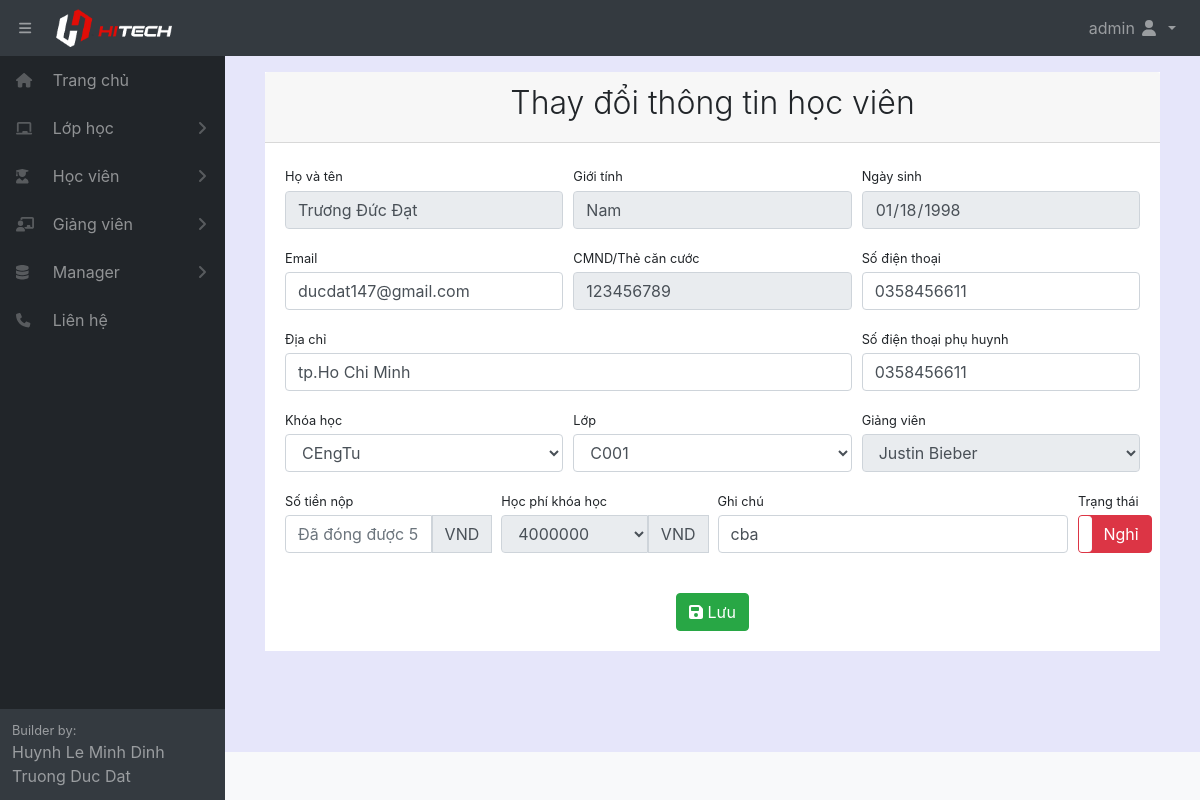
/student/132/ (signed in), run on an earlier commit of the app's database.
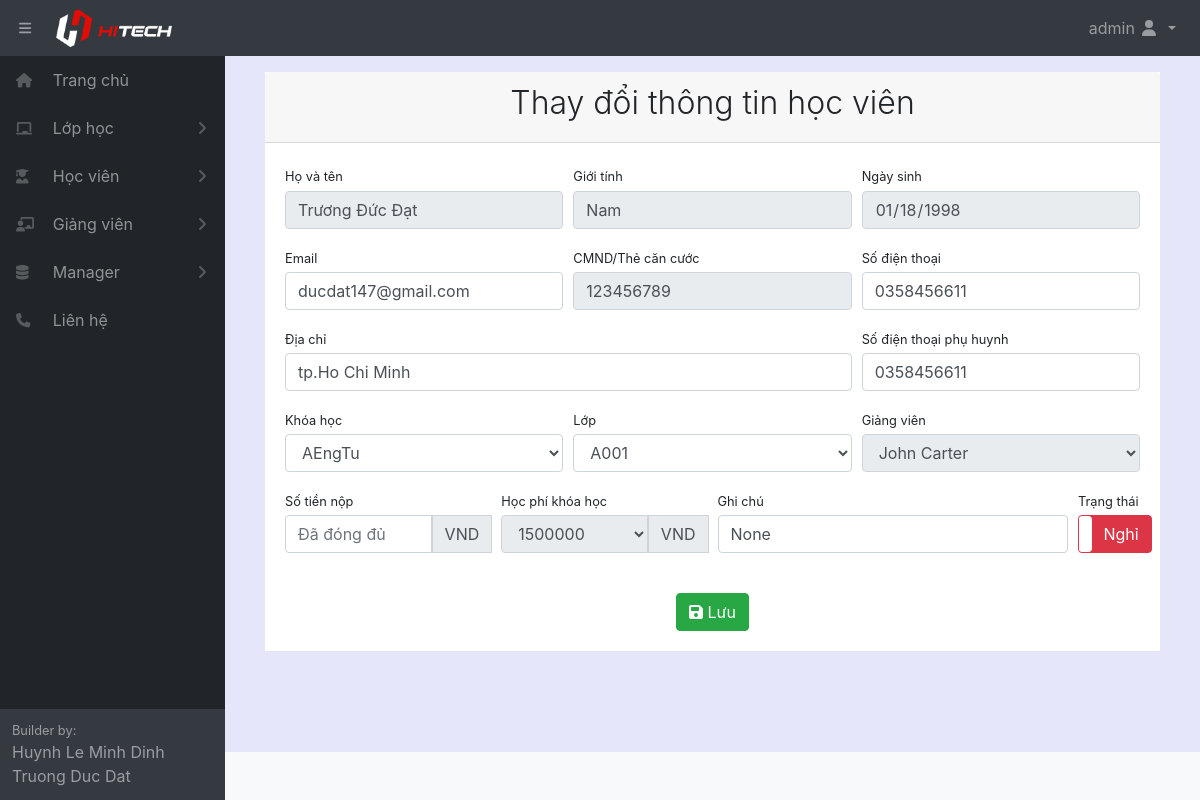
And on a later commit of the database.
### home/models.py (models this page shows, shortened)
class Student(models.Model):
    fullname = models.CharField(max_length=100, verbose_name="Tên học sinh")
    gender = models.ForeignKey(Gender, null= True, on_delete=models.SET_NULL)
    birthday = models.DateField(verbose_name="Ngày sinh")
    identity_card = models.CharField(max_length=100, null = True, blank=True, verbose_name="CMND")
    phonenumber = models.CharField(max_length=100, null = True, blank=True, verbose_name="SDT")
    phonenumber_family = models.CharField(max_length=100, null = True, blank=True, verbose_name="SDT phụ huynh")
    email = models.CharField(max_length=100, null = True, blank=True, verbose_name="Email")
    adress = models.CharField(max_length=300, null = True, blank=True, verbose_name="Địa chỉ")
    classname = models.ForeignKey(Classname, null= True, on_delete=models.SET_NULL)
    fee = models.IntegerField(default=0, verbose_name="Học phí")
    fee_remain = models.IntegerField(default=0, verbose_name="Học phí còn lại")
    create_date = models.DateField(auto_now_add=True, verbose_name="Ngày đăng ký học")
    havedetailschedule = active = models.BooleanField(default=False, verbose_name="Thời khóa biểu cá nhân")
    note = models.CharField(max_length=300, null = True, blank=True, verbose_name="Ghi chú")
    active = models.BooleanField(default=True, verbose_name="Trạng thái")
    class Meta:
        ordering =["fullname"]
        verbose_name_plural = "Học sinh"

class Gender(models.Model):
    name = models.CharField(max_length=5, verbose_name="Giới tính")
    def __str__(self):
        return  self.name
    class Meta:
        ordering =["name"]
        verbose_name_plural = "Giới tính"

### home/decorators.py (the view)
        def wrapper_func(request, *args, **kwargs):
            group = None
            if request.user.groups.exists():
                group = request.user.groups.all()[0].name
            if group in allowed_roles:
                return view_func(request, *args, **kwargs)
            else:
                return redirect('errorrole')

### home/models.py (called while the page is built)
    def __str__(self):
        return  self.fullname

    def __str__(self):
        return  self.fullname

    def __str__(self):
        return  self.fullname

### home/views.py (called while the page is built, shortened)
@login_required(login_url='login')
@allowed_users(allowed_roles=['admin','manager','staff','teacher'])
def detailStudent(request,pk):
    student = Student.objects.get(pk=pk)
    classname = Classname.objects.all()
    unit = Unit.objects.all()
    schedule = Schedule.objects.all()
    feeremain = student.fee_remain
    error=0
    context = {'error':error, 'feeremain':feeremain, 'schedule':schedule, 'student':student, 'classname': classname, 'unit': unit}
    return render(request,'student/detailStudent.html',context)

### home/templates/student/detailStudent.html (shortened to what the changed rows need)
{% extends "pages/base.html" %} {% block title %} Đăng kí học {% endblock title %} {% block content %} {% load static %}
<div class="card-header">
    <h2 class="text-center font-weight-light">Thay đổi thông tin học viên</h2>
</div>
<div class="card-body">
    <form method='POST' action="" id="qrcodeRedirectForm"  name="qrcodeRedirectForm">
        <div class="form-row">
            <div class="col-md-4">
                <div class="form-group">
                    <input class="form-control" disabled id="inputName" type="text" placeholder="Nhập họ và tên"
                        value="{{ student.fullname }}" />
                </div>
            </div>
            <div class="col-md-4">
                <div class="form-group">
                    <input class="form-control" disabled id="inputGender" type="text" value="{{ student.gender }}" />
                </div>
            </div>
            <div class="col-md-4">
                <div class="form-group">
                    <input class="form-control" disabled id="inputBirthDay" type="date"
                        value="{{ student.birthday|date:"Y-m-d" }}" />
                </div>
            </div>
        </div>
        <div class="form-row">
            <div class="col-md-4">
                <div class="form-group">
                    <input class="form-control" name="email" required id="id_email" type="email"
                        value="{{ student.email }}" />
                </div>
            </div>
            <div class="col-md-4">
                <div class="form-group">
                    <input class="form-control" disabled id="inputIdentityCard" type="text"
                        placeholder="Nhập CMND học viên" value="{{ student.identity_card }}" />
                </div>
            </div>
            <div class="col-md-4">
                <div class="form-group">
                    <input class="form-control" name="phonenumber" required id="id_phonenumber" type="text"
                        placeholder="Nhập số điện thoại của học viên" value="{{ student.phonenumber }}" /></div>
            </div>
        </div>
        <div class="form-row">
            <div class="col-md-8">
                <div class="form-group">
                    <input class="form-control" name="adress" required id="id_adress" type="text"
                        placeholder="Nhập địa chỉ của học viên " value="{{ student.adress }}" />
                </div>
            </div>
            <div class="col-md-4">
                <div class="form-group">
                    <input class="form-control" name="phonenumber_family" required id="id_phonenumber_family"
                        type="text" placeholder="Nhập số điện thoại phụ huynh"
                        value="{{ student.phonenumber_family }}" /></div>
            </div>
        </div>
        <div class="form-row">
            <div class="col-md-4">
                <div class="form-group">
                    <select onchange="changeUnitClassname(this.value)" class="form-control" id="id_unit" name="unit">
                        {% for i in classname %}
                        {% if i.pk == student.classname_id%}
                        <option value="{{i.unit_id}}" hidden>{{i.unit}}</option>
                        {% endif %}
                        {% endfor %}
                    </select>
                </div>
            </div>
            <div class="col-md-4">
                <div class="form-group">
                    <select onchange="changeclassname()" required class="form-control" id="id_classname" name="classname">
                        {% for i in classname %}
                        {% if i.active == 0 %}
                        <option value="{{i.pk}}" data-option="{{i.unit_id}}">{{i.fullname}}</option>
                        {% endif %}
                        {% endfor %}
                    </select>
                </div>
            </div>
            <div class="col-md-4">
                <div class="form-group">
                    <select disabled class="form-control" id="id_teacher" required>
                        {% for i in classname %}
                        {% if i.pk == student.classname_id%}
                        <option value="{{i.pk}}" hidden>{{i.teacher}}</option>
                        {% endif %}
                        {% endfor %}
                        {% for i in classname %}
                        {% if i.active == 0 %}
                        <option value="{{i.pk}}" hidden>{{i.teacher}}</option>
                        {% endif %}
                        {% endfor %}
                    </select>
                </div>
            </div>
        </div>
        <div class="form-row">
            <div class="col-md-3">
                <div class="form-group input-group mb-3">
                    {% if feeremain > 0 %}
                    <input class="form-control" required id="id_fee" name="fee" type="text"
                        placeholder="Đã đóng được {{ feeremain }} VND" />
                    {% else %}
                    <input class="form-control" required id="id_fee" name="fee" type="text"
                        placeholder="Đã đóng đủ" />
                    {% endif %}
                    <div class="input-group-prepend">
                        <span class="input-group-text">VND</span>
                    </div>
                </div>
            </div>
            <div class="col-md-3">
                <div class="form-group input-group mb-3">
                    <select class="form-control" disabled id="id_feeremain" required>
                        {% for i in unit %}
                        {% if i.active %}
                        <option value="{{i.pk}}" hidden>{{i.fee}}</option>
                        {% endif %}
                        {% endfor %}
                    </select>
                    <div class="input-group-prepend">
                        <span class="input-group-text">VND</span>
                    </div>
                </div>
            </div>
            <div class="col-md-5">
                <div class="form-group">
                    <input class="form-control" name="note" id="id_note" type="text" placeholder="Ghi chú"
                        value="{{ student.note }}" />
                </div>
            </div>
        </div>
    </form>
</div>
{% endblock content %}

What changed in the data, as far as the page shows it:
changed Student "Trương Đức Đạt": note "cba" → "None"
Also different on the page:
form field unit: "CEngTu" → "AEngTu"
form field classname: "C001" → "A001"
form field value: "Justin Bieber" → "John Carter"
form field value: "4000000" → "1500000"
form field fee: "Đã đóng được 500000 VND" → (not shown)
